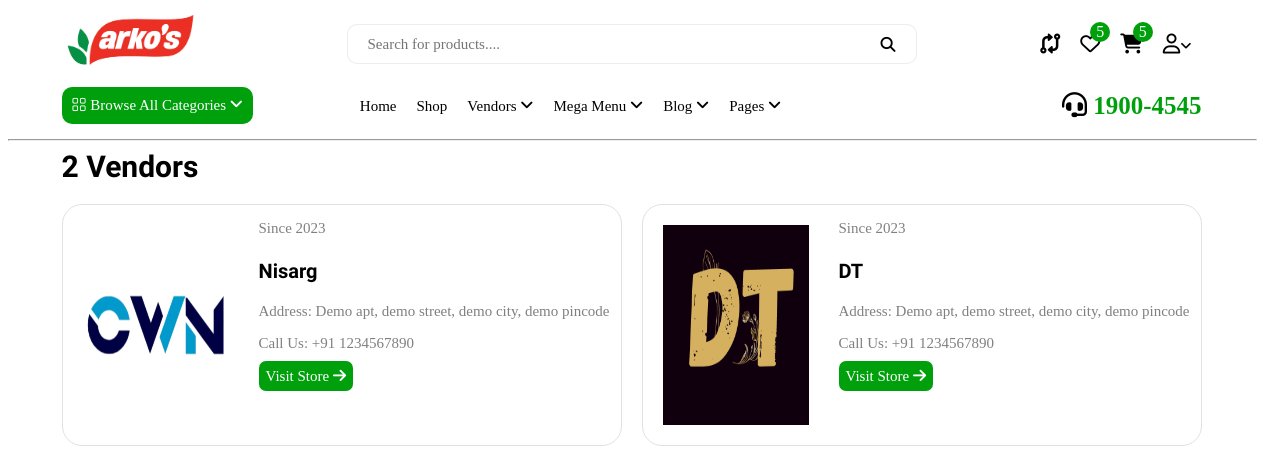
The page /vendors/ (signed in) on the database its author committed.
### ecomapp/models.py (models this page shows, shortened)
class Vendor(models.Model):
    vid = ShortUUIDField(
        unique=True,
        length=10,
        max_length=20,
        prefix="ven",
        alphabet="abcdefghijklmnopqrstuvwxyz12345",
    )
    title = models.CharField(max_length=100, default="Nisarg")
    image = models.ImageField(upload_to=user_directory_path, default="vendor.jpg")
    cover_image = models.ImageField(upload_to=user_directory_path, default="vendor.jpg")
    description = HTMLField(null=True, blank=True, default="I am a vendor")
    address = models.CharField(
        max_length=100, default="Demo apt, demo street, demo city, demo pincode"
    )
    date = models.DateTimeField(auto_now_add=True, null=True)
    contact = models.CharField(max_length=100, default="+91 1234567890")
    chat_resp_time = models.CharField(max_length=100, default="100")
    shipping_on_time = models.CharField(max_length=100, default="100")
    authentic_rating = models.CharField(max_length=100, default="100")
    days_return = models.CharField(max_length=100, default="100")
    warranty_period = models.CharField(max_length=100, default="100")
    user = models.ForeignKey(User, on_delete=models.SET_NULL, null=True)
    class Meta:
        verbose_name_plural = "Vendors"

### ecomapp/views.py (the view)
# urls.py: path('vendors/', vendor, name="vendor"),
def vendor(request):
    if request.user.is_authenticated:
        vendors = Vendor.objects.all()
        context = {'vendors' : vendors}
        return render(request, 'mains/vendors.html', context)
    else:
        return redirect("userauths:login")

### ecomapp/context_processors.py (called while the page is built)
def default(request):
    categories = Category.objects.all()
    vendors = Vendor.objects.all()
    address = Address.objects.get(user=request.user)
    return {'categories' : categories, 'address' : address, 'vendors' : vendors}

### templates/mains/vendors.html (shortened to what this page needs)
{% extends 'base.html' %}
{% block content %}
{% load static %}
<link rel="stylesheet" href="https://cdnjs.cloudflare.com/ajax/libs/font-awesome/6.4.0/css/all.min.css"
 />
<link rel="stylesheet" href="{% static 'css/vendors.css' %}">
<div class="cont">
    <div class="main">
        <div class="vendors">
            {{ vendors.count }} Vendors
        </div>
        <div class="row">
            {% for v in vendors %}
            <div class="col">
                <div class="card">
                    <div class="vend-img">
                        <a href="{% url 'ecomapp:vendprod' v.vid %}">
                            <img src="{{ v.image.url }}" alt="">
                        </a>
                    </div>
                    <div class="vend-det">
                        <p class="prods">Since {{ v.date|date:"Y" }}</p>
                        <h2 class="title"><a href="#">{{ v.title }}</a></h2>
                        <p class="prods">Address: {{ v.address }}</p>
                        <p class="prods">Call Us: {{ v.contact }}</p>
                        <div class="visit">
                            <a href="{% url 'ecomapp:vendprod' v.vid %}" class="visstore">
                                <span>Visit Store</span>
                                <i class="fa-solid fa-arrow-right"></i>
                            </a>
                        </div>
                    </div>
                </div>
            </div>
            {% endfor %}
        </div>
    </div>
</div>
{% endblock %}

### static/css/base.css (style rules this page uses)
.cont { margin-right: auto; margin-left: auto; width: 100%; padding-left: calc((2rem)*.5); padding-right: calc((2rem)*.5); }
@media screen and (min-width: 576px) { .cont { max-width: 540px; } }
@media screen and (min-width: 768px) { .cont { max-width: 720px; } }
@media screen and (min-width: 992px) { .cont { max-width: 960px; } }
@media screen and (min-width: 1200px) { .cont { max-width: 1140px; } }

### rows shown on the page
Vendor: image (picture), date "2023", title "Nisarg", address "Demo apt, demo street, demo city, demo pincode", contact "+91 1234567890"
Vendor: image (picture), date "2023", title "DT", address "Demo apt, demo street, demo city, demo pincode", contact "+91 1234567890"

### other values the page prints
{{ vendors.count }} "2"
